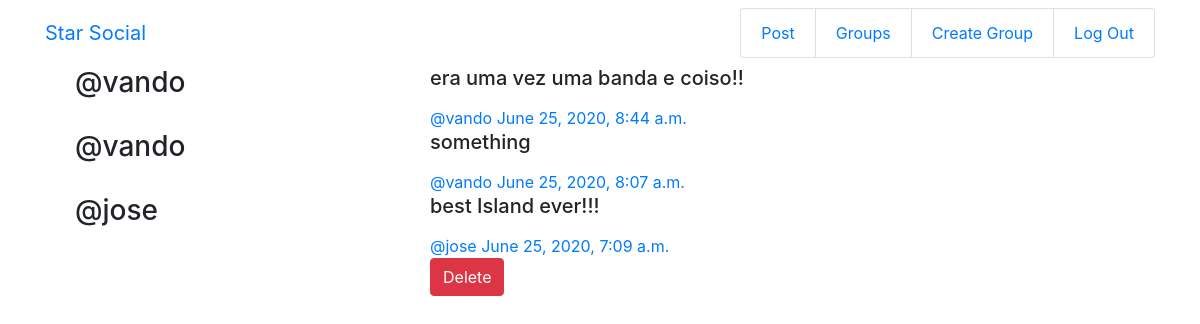
Screenshot of /posts/ (signed in) with the database file from the repository.
### posts/models.py (models this page shows, shortened)
class Post(models.Model):
    user = models.ForeignKey(User,related_name='posts',on_delete=models.CASCADE)
    created_at = models.DateTimeField(auto_now=True)
    message = models.TextField()
    message_html = models.TextField(editable=False)
    group = models.ForeignKey(Group, related_name='posts',null=True,blank=True,on_delete=models.CASCADE)
    class Meta:
        ordering = ['-created_at']
        unique_together = ['user','message']

### posts/views.py (the view)
# urls.py: path('',views.PostList.as_view(),name="all"),
class PostList(SelectRelatedMixin,generic.ListView):
    model = models.Post
    select_related = ('user','group')

### posts/templates/posts/post_list.html (shortened to what this page needs)
{% extends "posts/post_base.html" %}
{% block post_content %}
<div class="col-md-8">
    {% for post in post_list %}
    {% include "posts/_post.html"%}
    {%endfor%}
</div>
{%endblock%}

### posts/templates/posts/_post.html
<div class ="post media">
    <h3 class = "col-md-6">@{{post.user.username}}</h3>
    <div class="media-body col-md-6">
        <h5>{{post.message_html|safe}}</h5>
            <span class="username">
                <a href="{% url 'posts:for_user' username=post.user.username %}">@{{post.user.username}}</a>
            </span>
            <time class="time">
                <a href="{% url "posts:single" username=post.user.username pk=post.pk %}">{{post.created_at}}</a>
            </time>
        <div class = "media-footer">
            {% if user.is_authenticated and post.user == user and not hide_delete %}
                <a href="{%url "posts:delete" pk=post.pk%}" title="delete" class="btn btn-danger" role="button">
                    <span class = "text_danger icon-label"> Delete</span></a>
            {% endif %}
        </div>
    </div>
</div>

### rows the page displays
Post: user.username "vando", message_html "era uma vez uma banda e coiso!!", created_at "June 25, 2020, 8:44 a.m."
Post: user.username "vando", message_html "something", created_at "June 25, 2020, 8:07 a.m."
Post: user.username "jose", message_html "best Island ever!!!", created_at "June 25, 2020, 7:09 a.m.", shows "Delete"
